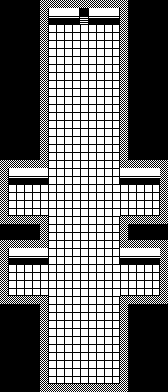

This game map was drawn from its Tiled (.tmx) file and the tilesets committed beside it. A one-line description and the full map source follow:
An orthogonal 21x49 tile map with 8x8 px tiles, 3 tile layers (bg, mid, fg).

<map version="1.8" tiledversion="1.8.2" orientation="orthogonal" renderorder="right-down" width="21" height="49" tilewidth="8" tileheight="8" infinite="0" nextlayerid="5" nextobjectid="1">
 <editorsettings>
  <export target="../lua/level_09.lua" format="lua" />
 </editorsettings>
 <tileset firstgid="1" source="../tileset.tsx" />
 <layer id="1" name="bg" width="21" height="49">
  <data encoding="csv">
0,0,0,0,0,0,0,0,0,0,0,0,0,0,0,0,0,0,0,0,0,
0,0,0,0,0,0,0,0,0,0,0,0,0,0,0,0,0,0,0,0,0,
0,0,0,0,0,0,0,0,0,0,58,0,0,0,0,0,0,0,0,0,0,
0,0,0,0,0,0,101,101,101,101,101,101,101,101,127,0,0,0,0,0,0,
0,0,0,0,0,0,101,101,101,101,101,101,101,101,127,0,0,0,0,0,0,
0,0,0,0,0,0,101,101,101,101,101,101,101,101,127,0,0,0,0,0,0,
0,0,0,0,0,0,101,101,101,101,101,101,101,101,127,0,0,0,0,0,0,
0,0,0,0,0,0,101,101,101,101,101,101,101,101,127,0,0,0,0,0,0,
0,0,0,0,0,0,101,101,101,101,101,101,101,101,127,0,0,0,0,0,0,
0,0,0,0,0,0,101,101,101,101,101,101,101,101,127,0,0,0,0,0,0,
0,0,0,0,0,0,101,101,101,101,101,101,101,101,127,0,0,0,0,0,0,
0,0,0,0,0,0,101,101,101,101,101,101,101,101,127,0,0,0,0,0,0,
0,0,0,0,0,0,101,101,101,101,101,101,101,101,127,0,0,0,0,0,0,
0,0,0,0,0,0,101,101,101,101,101,101,101,101,127,0,0,0,0,0,0,
0,0,0,0,0,0,101,101,101,101,101,101,101,101,127,0,0,0,0,0,0,
0,0,0,0,0,0,101,101,101,101,101,101,101,101,127,0,0,0,0,0,0,
0,0,0,0,0,0,101,101,101,101,101,101,101,101,127,0,0,0,0,0,0,
0,0,0,0,0,0,101,101,101,101,101,101,101,101,127,0,0,0,0,0,0,
0,0,0,0,0,0,101,101,101,101,101,101,101,101,127,0,0,0,0,0,0,
0,0,0,0,0,0,101,101,101,101,101,101,101,101,127,0,0,0,0,0,0,
0,0,0,0,0,0,101,101,101,101,101,101,101,101,127,0,0,0,0,0,0,
0,0,0,0,0,0,101,101,101,101,101,101,101,101,127,0,0,0,0,0,0,
0,0,0,0,0,0,101,101,101,101,101,101,101,101,127,0,0,0,0,0,0,
0,101,101,101,101,101,101,101,101,101,101,101,101,101,101,101,101,101,101,127,0,
0,101,101,101,101,101,101,101,101,101,101,101,101,101,101,101,101,101,101,127,0,
0,101,101,101,101,101,101,101,101,101,101,101,101,101,101,101,101,101,101,127,0,
0,126,126,126,126,126,101,101,101,101,101,101,101,101,101,126,126,126,126,102,0,
0,0,0,0,0,0,101,101,101,101,101,101,101,101,127,0,0,0,0,0,0,
0,0,0,0,0,0,101,101,101,101,101,101,101,101,127,0,0,0,0,0,0,
0,0,0,0,0,0,101,101,101,101,101,101,101,101,127,0,0,0,0,0,0,
0,0,0,0,0,0,101,101,101,101,101,101,101,101,127,0,0,0,0,0,0,
0,0,0,0,0,0,101,101,101,101,101,101,101,101,127,0,0,0,0,0,0,
0,0,0,0,0,0,101,101,101,101,101,101,101,101,127,0,0,0,0,0,0,
0,101,101,101,101,101,101,101,101,101,101,101,101,101,101,101,101,101,101,127,0,
0,101,101,101,101,101,101,101,101,101,101,101,101,101,101,101,101,101,101,127,0,
0,101,101,101,101,101,101,101,101,101,101,101,101,101,101,101,101,101,101,127,0,
0,126,126,126,126,126,101,101,101,101,101,101,101,101,101,126,126,126,126,102,0,
0,0,0,0,0,0,101,101,101,101,101,101,101,101,127,0,0,0,0,0,0,
0,0,0,0,0,0,101,101,101,101,101,101,101,101,127,0,0,0,0,0,0,
0,0,0,0,0,0,101,101,101,101,101,101,101,101,127,0,0,0,0,0,0,
0,0,0,0,0,0,101,101,101,101,101,101,101,101,127,0,0,0,0,0,0,
0,0,0,0,0,0,101,101,101,101,101,101,101,101,127,0,0,0,0,0,0,
0,0,0,0,0,0,101,101,101,101,101,101,101,101,127,0,0,0,0,0,0,
0,0,0,0,0,0,101,101,101,101,101,101,101,101,127,0,0,0,0,0,0,
0,0,0,0,0,0,101,101,101,101,101,101,101,101,127,0,0,0,0,0,0,
0,0,0,0,0,0,101,101,101,101,101,101,101,101,127,0,0,0,0,0,0,
0,0,0,0,0,0,101,101,101,101,101,101,101,101,127,0,0,0,0,0,0,
0,0,0,0,0,0,126,126,126,126,126,126,126,126,102,0,0,0,0,0,0,
0,0,0,0,0,0,0,0,0,0,0,0,0,0,0,0,0,0,0,0,0
</data>
 </layer>
 <layer id="2" name="mid" width="21" height="49">
  <data encoding="csv">
0,0,0,0,0,0,0,0,0,0,0,0,0,0,0,0,0,0,0,0,0,
0,0,0,0,0,0,51,52,52,53,33,51,52,52,53,0,0,0,0,0,0,
0,0,0,0,0,0,76,77,77,78,0,76,77,77,78,0,0,0,0,0,0,
0,0,0,0,0,0,0,0,0,0,0,0,0,0,0,0,0,0,0,0,0,
0,0,0,0,0,0,0,0,0,0,0,0,0,0,0,0,0,0,0,0,0,
0,0,0,0,0,0,0,0,0,0,0,0,0,0,0,0,0,0,0,0,0,
0,0,0,0,0,0,0,0,0,0,0,0,0,0,0,0,0,0,0,0,0,
0,0,0,0,0,0,0,0,0,0,0,0,0,0,0,0,0,0,0,0,0,
0,0,0,0,0,0,0,0,0,0,0,0,0,0,0,0,0,0,0,0,0,
0,0,0,0,0,0,0,0,0,0,0,0,0,0,0,0,0,0,0,0,0,
0,0,0,0,0,0,0,0,0,0,0,0,0,0,0,0,0,0,0,0,0,
0,0,0,0,0,0,0,0,0,0,0,0,0,0,0,0,0,0,0,0,0,
0,0,0,0,0,0,0,0,0,0,0,0,0,0,0,0,0,0,0,0,0,
0,0,0,0,0,0,0,0,0,0,0,0,0,0,0,0,0,0,0,0,0,
0,0,0,0,0,0,0,0,0,0,0,0,0,0,0,0,0,0,0,0,0,
0,0,0,0,0,0,0,0,0,0,0,0,0,0,0,0,0,0,0,0,0,
0,0,0,0,0,0,0,0,0,0,0,0,0,0,0,0,0,0,0,0,0,
0,0,0,0,0,0,0,0,0,0,0,0,0,0,0,0,0,0,0,0,0,
0,0,0,0,0,0,0,0,0,0,0,0,0,0,0,0,0,0,0,0,0,
0,0,0,0,0,0,0,0,0,0,0,0,0,0,0,0,0,0,0,0,0,
0,0,0,0,0,0,0,0,0,0,0,0,0,0,0,0,0,0,0,0,0,
0,51,52,52,52,52,0,0,0,0,0,0,0,0,0,52,52,52,52,52,0,
0,76,77,77,77,77,0,0,0,0,0,0,0,0,0,77,77,77,77,77,0,
0,0,0,0,0,0,0,0,0,0,0,0,0,0,0,0,0,0,0,0,0,
0,0,0,0,0,0,0,0,0,0,0,0,0,0,0,0,0,0,0,0,0,
0,0,0,0,0,0,0,0,0,0,0,0,0,0,0,0,0,0,0,0,0,
0,0,0,0,0,0,0,0,0,0,0,0,0,0,0,0,0,0,0,0,0,
0,0,0,0,0,0,0,0,0,0,0,0,0,0,0,0,0,0,0,0,0,
0,0,0,0,0,0,0,0,0,0,0,0,0,0,0,0,0,0,0,0,0,
0,0,0,0,0,0,0,0,0,0,0,0,0,0,0,0,0,0,0,0,0,
0,0,0,0,0,0,0,0,0,0,0,0,0,0,0,0,0,0,0,0,0,
0,51,52,52,52,52,0,0,0,0,0,0,0,0,0,52,52,52,52,52,0,
0,76,77,77,77,77,0,0,0,0,0,0,0,0,0,77,77,77,77,77,0,
0,0,0,0,0,0,0,0,0,0,0,0,0,0,0,0,0,0,0,0,0,
0,0,0,0,0,0,0,0,0,0,0,0,0,0,0,0,0,0,0,0,0,
0,0,0,0,0,0,0,0,0,0,0,0,0,0,0,0,0,0,0,0,0,
0,0,0,0,0,0,0,0,0,0,0,0,0,0,0,0,0,0,0,0,0,
0,0,0,0,0,0,0,0,0,0,0,0,0,0,0,0,0,0,0,0,0,
0,0,0,0,0,0,0,0,0,0,0,0,0,0,0,0,0,0,0,0,0,
0,0,0,0,0,0,0,0,0,0,0,0,0,0,0,0,0,0,0,0,0,
0,0,0,0,0,0,0,0,0,0,0,0,0,0,0,0,0,0,0,0,0,
0,0,0,0,0,0,0,0,0,0,0,0,0,0,0,0,0,0,0,0,0,
0,0,0,0,0,0,0,0,0,0,0,0,0,0,0,0,0,0,0,0,0,
0,0,0,0,0,0,0,0,0,0,0,0,0,0,0,0,0,0,0,0,0,
0,0,0,0,0,0,0,0,0,0,0,0,0,0,0,0,0,0,0,0,0,
0,0,0,0,0,0,0,0,0,0,0,0,0,0,0,0,0,0,0,0,0,
0,0,0,0,0,0,0,0,0,0,0,0,0,0,0,0,0,0,0,0,0,
0,0,0,0,0,0,0,0,0,0,0,0,0,0,0,0,0,0,0,0,0,
0,0,0,0,0,0,0,0,0,0,0,0,0,0,0,0,0,0,0,0,0
</data>
 </layer>
 <layer id="3" name="fg" width="21" height="49">
  <data encoding="csv">
0,0,0,0,0,1,1,1,1,1,1,1,1,1,1,1,0,0,0,0,0,
0,0,0,0,0,1,0,0,0,0,0,0,0,0,0,1,0,0,0,0,0,
0,0,0,0,0,1,0,0,0,0,0,0,0,0,0,1,0,0,0,0,0,
0,0,0,0,0,1,0,0,0,0,0,0,0,0,0,1,0,0,0,0,0,
0,0,0,0,0,1,0,0,0,0,0,0,0,0,0,1,0,0,0,0,0,
0,0,0,0,0,1,0,0,0,0,0,0,0,0,0,1,0,0,0,0,0,
0,0,0,0,0,1,0,0,0,0,0,0,0,0,0,1,0,0,0,0,0,
0,0,0,0,0,1,0,0,0,0,0,0,0,0,0,1,0,0,0,0,0,
0,0,0,0,0,1,0,0,0,0,0,0,0,0,0,1,0,0,0,0,0,
0,0,0,0,0,1,0,0,0,0,0,0,0,0,0,1,0,0,0,0,0,
0,0,0,0,0,1,0,0,0,0,0,0,0,0,0,1,0,0,0,0,0,
0,0,0,0,0,1,0,0,0,0,0,0,0,0,0,1,0,0,0,0,0,
0,0,0,0,0,1,0,0,0,0,0,0,0,0,0,1,0,0,0,0,0,
0,0,0,0,0,1,0,0,0,0,0,0,0,0,0,1,0,0,0,0,0,
0,0,0,0,0,1,0,0,0,0,0,0,0,0,0,1,0,0,0,0,0,
0,0,0,0,0,1,0,0,0,0,0,0,0,0,0,1,0,0,0,0,0,
0,0,0,0,0,1,0,0,0,0,0,0,0,0,0,1,0,0,0,0,0,
0,0,0,0,0,1,0,0,0,0,0,0,0,0,0,1,0,0,0,0,0,
0,0,0,0,0,1,0,0,0,0,0,0,0,0,0,1,0,0,0,0,0,
0,0,0,0,0,1,0,0,0,0,0,0,0,0,0,1,0,0,0,0,0,
1,1,1,1,1,1,0,0,0,0,0,0,0,0,0,1,1,1,1,1,1,
1,0,0,0,0,0,0,0,0,0,0,0,0,0,0,0,0,0,0,0,1,
1,0,0,0,0,0,0,0,0,0,0,0,0,0,0,0,0,0,0,0,1,
1,0,0,0,0,0,0,0,0,0,0,0,0,0,0,0,0,0,0,0,1,
1,0,0,0,0,0,0,0,0,0,0,0,0,0,0,0,0,0,0,0,1,
1,0,0,0,0,0,0,0,0,0,0,0,0,0,0,0,0,0,0,0,1,
1,0,0,0,0,0,0,0,0,0,0,0,0,0,0,0,0,0,0,0,1,
1,1,1,1,1,1,0,0,0,0,0,0,0,0,0,1,1,1,1,1,1,
0,0,0,0,0,1,0,0,0,0,0,0,0,0,0,1,0,0,0,0,0,
0,0,0,0,0,1,0,0,0,0,0,0,0,0,0,1,0,0,0,0,0,
1,1,1,1,1,1,0,0,0,0,0,0,0,0,0,1,1,1,1,1,1,
1,0,0,0,0,0,0,0,0,0,0,0,0,0,0,0,0,0,0,0,1,
1,0,0,0,0,0,0,0,0,0,0,0,0,0,0,0,0,0,0,0,1,
1,0,0,0,0,0,0,0,0,0,0,0,0,0,0,0,0,0,0,0,1,
1,0,0,0,0,0,0,0,0,0,0,0,0,0,0,0,0,0,0,0,1,
1,0,0,0,0,0,0,0,0,0,0,0,0,0,0,0,0,0,0,0,1,
1,0,0,0,0,0,0,0,0,0,0,0,0,0,0,0,0,0,0,0,1,
1,1,1,1,1,1,0,0,0,0,0,0,0,0,0,1,1,1,1,1,1,
0,0,0,0,0,1,0,0,0,0,0,0,0,0,0,1,0,0,0,0,0,
0,0,0,0,0,1,0,0,0,0,0,0,0,0,0,1,0,0,0,0,0,
0,0,0,0,0,1,0,0,0,0,0,0,0,0,0,1,0,0,0,0,0,
0,0,0,0,0,1,0,0,0,0,0,0,0,0,0,1,0,0,0,0,0,
0,0,0,0,0,1,0,0,0,0,0,0,0,0,0,1,0,0,0,0,0,
0,0,0,0,0,1,0,0,0,0,0,0,0,0,0,1,0,0,0,0,0,
0,0,0,0,0,1,0,0,0,0,0,0,0,0,0,1,0,0,0,0,0,
0,0,0,0,0,1,0,0,0,0,0,0,0,0,0,1,0,0,0,0,0,
0,0,0,0,0,1,0,0,0,0,0,0,0,0,0,1,0,0,0,0,0,
0,0,0,0,0,1,0,0,0,0,0,0,0,0,0,1,0,0,0,0,0,
0,0,0,0,0,1,1,1,1,1,1,1,1,1,1,1,0,0,0,0,0
</data>
 </layer>
</map>
